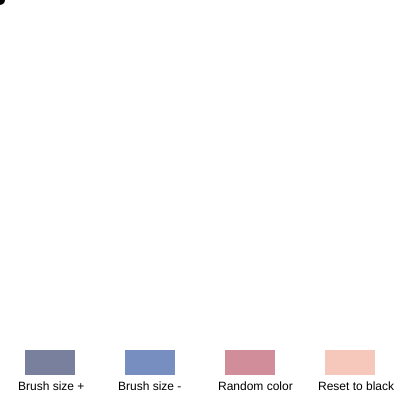
Frame 1 (no input)
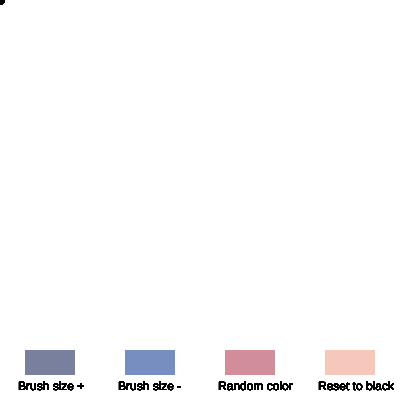
Frame 60 (no input)
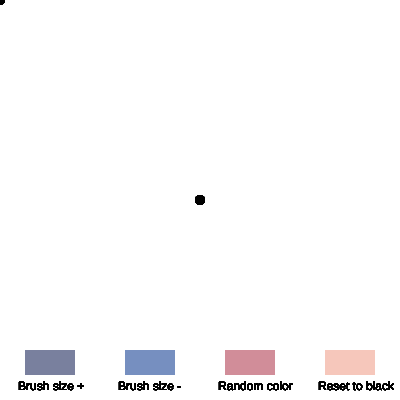
Frame 120 (the mouse pressed at the canvas centre since frame 60)

The p5.js sketch that drew these frames (run headless with seeded random() and noise() and a simulated clock; from frame 60 on, the mouse is pressed at the canvas centre):

// p5.js sketch
// ── sketch.js
var interfaceItems = [];
var brushSize = 10;
var rColor = 0;
var gColor = 0;
var bColor = 0;


function setup() {
    createCanvas(400, 400);
    
    interfaceItems.push(new interface(25, 350, 50, color(121, 128, 158)));
    interfaceItems.push(new interface(125, 350, 50, color(118, 143, 192)));
    interfaceItems.push(new interface(225, 350, 50, color(209, 141, 153)));
    interfaceItems.push(new interface(325, 350, 50, color(246, 199, 187)));
}

function draw() {
    
    
    
    noStroke();
    fill(rColor, gColor, bColor);
    ellipse(mouseX, mouseY, brushSize, brushSize);

    text("Brush size +", 18, 390);
    text("Brush size -", 118, 390);
    text("Random color", 218, 390);
    text("Reset to black", 318, 390);
    
    interfaceItems[0].check();
    interfaceItems[0].display();
    
    interfaceItems[1].check();
    interfaceItems[1].display();
    
    interfaceItems[2].check();
    interfaceItems[2].display();
    
    interfaceItems[3].check();
    interfaceItems[3].display();
    
//    console.log(interfaceItems[0].check());
}

function mousePressed() {
    if (interfaceItems[0].check() == true) {
        console.log("pressed purple button");
        brushSize++;

    }
    
    if (interfaceItems[1].check() == true) {
        console.log("pressed blue button");
        brushSize--;

    }
    
    if (interfaceItems[2].check() == true) {
        console.log("pressed pink button");
        rColor = random(255);
        gColor = random(255);
        bColor = random(255);
        

    }
    
    if (interfaceItems[3].check() == true) {
        console.log("pressed beige button");
        rColor = 0;
        gColor = 0;
        bColor = 0;
    }
    
}

function interface(tempX, tempY, tempBoxSize, tempColor) {
    this.x = tempX;
    this.y = tempY;
    this.boxSize = tempBoxSize;
    this.setFill = tempColor;
    this.overlay = false;

    this.display = function () {
        fill(this.setFill);
        rect(this.x, this.y, this.boxSize, this.boxSize/2);
        
        if(this.overlay == true){
        fill(127,200); //50% grey color with 200 opacity
        rect(this.x, this.y, this.boxSize, this.boxSize/2);
        }
    }

    this.check = function () {
        if (mouseX > this.x && mouseX < (this.x + this.boxSize) && mouseY > this.y && mouseY < (this.y + this.boxSize/2)) {
            this.overlay = true;
            return true;
        } else {
            this.overlay = false;
            return false;
        }
    }
}
